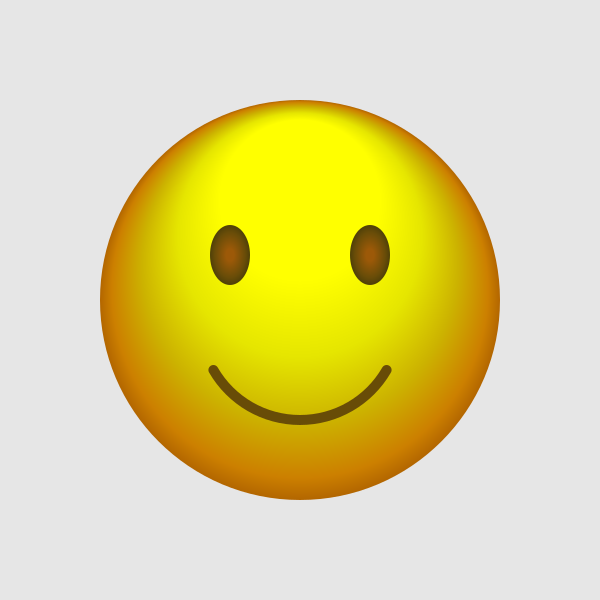

Here is the Python script that generated this plot:
import cairo
import math
import canvas

def create_surface(width, height, bg_color):
    return canvas.create_surface(width, height, bg_color)

def draw_sphere(context, center_x, center_y, radius):
    context.arc(center_x, center_y, radius, 0, 2 * math.pi)
    gradient = cairo.RadialGradient(
        center_x,
        center_y - 100,
        radius * 0.4,
        center_x,
        center_y,
        radius
    )

    gradient.add_color_stop_rgb(0, 1, 1, 0)
    gradient.add_color_stop_rgb(0.35, 0.9, 0.9, 0)
    gradient.add_color_stop_rgb(0.65, 0.8, 0.7, 0)
    gradient.add_color_stop_rgb(0.9, 0.8, 0.5, 0)
    gradient.add_color_stop_rgb(1, 0.7, 0.4, 0)
    context.set_source(gradient)
    context.fill()

def draw_eye(context, center_x, center_y, radius):
    context.arc(center_x, center_y, radius, 0, 2 * math.pi)
    eye_gradient = cairo.RadialGradient(
        center_x,
        center_y,
        radius * 0.2,
        center_x,
        center_y,
        radius
    )

    eye_gradient.add_color_stop_rgb(0, 0.61, 0.35, 0.03)
    eye_gradient.add_color_stop_rgb(0.7, 0.41, 0.3, 0.03)
    eye_gradient.add_color_stop_rgb(1, 0.31, 0.25, 0.03)
    context.set_source(eye_gradient)
    context.fill()

def draw_smiley(surface, context, center_x, center_y, radius):
    # Baseline modified for the emoji
    draw_sphere(context, center_x, center_y, radius)

    # Eyes
    context.save()
    context.scale(1, 1.5)
    draw_eye(context, 230, 170, radius=20)
    draw_eye(context, 370, 170, radius=20)
    context.restore()

    # Smile
    context.arc(300, 320, 100, math.radians(30), math.radians(150))
    context.set_source_rgb(0.41, 0.3, 0.03)
    context.set_line_cap(cairo.LINE_CAP_ROUND)
    context.set_line_width(10)
    context.stroke()

    surface.write_to_png("smiley/smiley.png")
